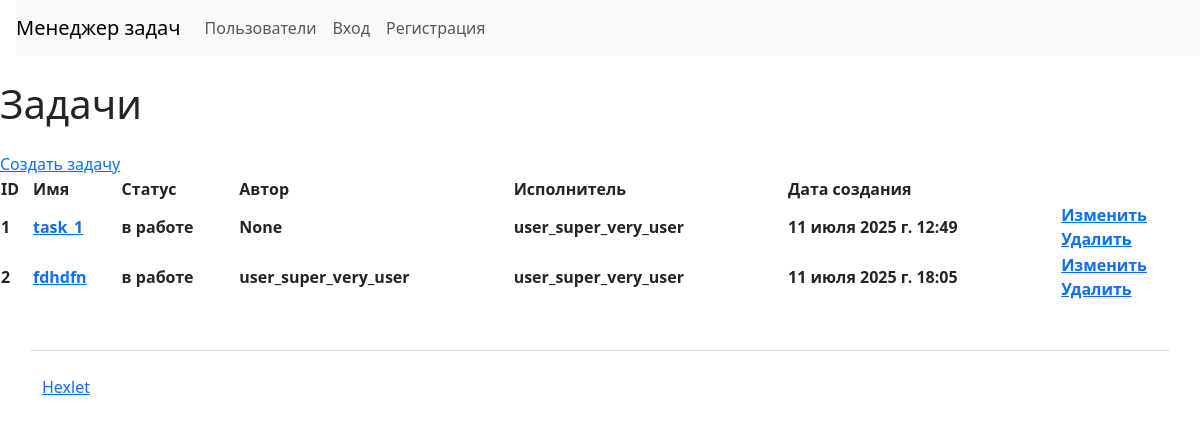
/tasks/, run on the app's committed database.
### task_manager/tasks/models.py (models this page shows, shortened)
class TasksModel(models.Model):
    name = models.CharField(max_length=255)
    description = models.TextField()
    status = models.ForeignKey(StatusesModel, on_delete=models.PROTECT, null=True)
    author = models.ForeignKey(User, on_delete=models.PROTECT, related_name='created_task', null=True)
    executor = models.ForeignKey(User, on_delete=models.PROTECT, related_name='executor_task', null=True)
    labels = models.ManyToManyField(LabelsModel)
    date_create = models.DateTimeField(auto_now_add=True)

### task_manager/statuses/models.py (models this page shows)
class StatusesModel(models.Model):
    name = models.CharField(max_length=255)
    author = models.ForeignKey(User, on_delete=models.CASCADE, null=True)
    date_create = models.DateTimeField(auto_now_add=True)
    def __str__(self):
        return self.name

### task_manager/tasks/views.py (the view)
# urls.py: path('', TasksView.as_view(), name='list_tasks'),
class TasksView(ListView):
    model = TasksModel
    template_name = 'tasks/tasks.html'
    context_object_name = 'tasks'

### task_manager/templates/tasks/tasks.html
{% extends "base.html" %}
{% load django_bootstrap5 %}
{% block content %}
<h1 class="my-4">Задачи</h1>
<a href={% url 'create_task' %}>Создать задачу</a>
<table>
    <thead>
        <tr>
            <th>ID</th>
            <th>Имя</th>
            <th>Статус</th>
            <th>Автор</th>
            <th>Исполнитель</th>
            <th>Дата создания</th>
        </tr>
    </thead>
    <tbody>
        {% for task in tasks %}
        <tr>
            <th>{{ task.id }}</th>
            <th><a href={% url 'viewing_task' task.pk %}>{{ task.name }}</a></th>
            <th>{{ task.status }}</th>
            <th>{{ task.author }}</th>
            <th>{{ task.executor }}</th>
            <th>{{ task.date_create }}</th>
            <th>
              <a href={% url 'update_task' task.pk %}>Изменить</a><br>
              <a href={% url 'delete_task' task.pk %}>Удалить</a>
            </th>
        </tr>
        {% endfor %}
    </tbody>
</table>
{% endblock %}

### data on the page
TasksModel: id "1", name "task_1", status "в работе", author "None", executor "user_super_very_user", date_create "11 июля 2025 г. 12:49"
TasksModel: id "2", name "fdhdfn", status "в работе", author "user_super_very_user", executor "user_super_very_user", date_create "11 июля 2025 г. 18:05"
